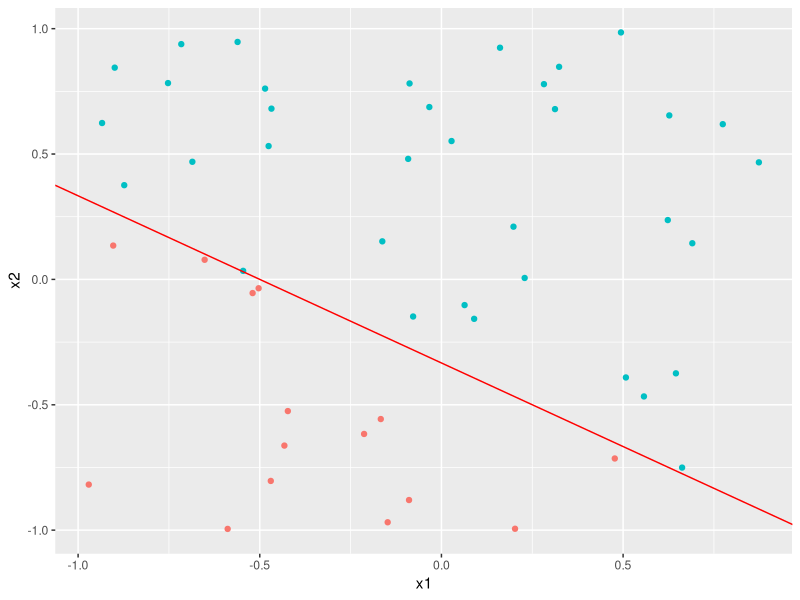
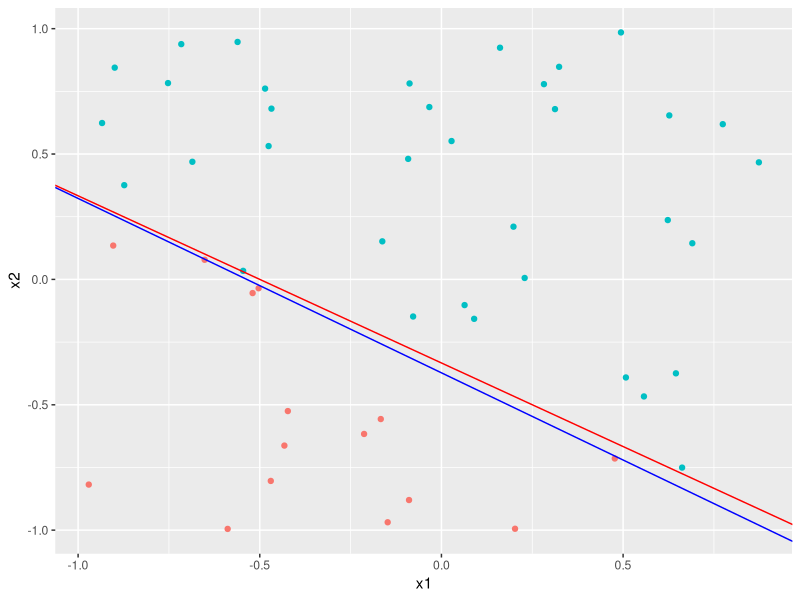

Generate these figures, in order, with R:
####PERCEPTRON LEARNING ALGORITHM####

#Algorithm:
# 1) w1x1 + w2x2 + w3.1 = 0
# 2) Start with any w = (w1,w2,w3)
# 3) Choose a sample point (x,y) which is misclassified by W
# 4) Update W := W + y*x
# 5) Repeat 3,4 till number of missclassified points is 0 

#The line is a.x1 + b.x2 + c.1 =0. For eg. 2 x + 3 y + 1 =0
#Slope = -a/b
#Intercept = -c/b

#Creating a sample dataset with 50 data points randomly chosen from a uniform distribution.
#The dataset has 3 predictor variables x1 and x2.
D <- data.frame(x1 = runif(50, min = -1, max = 1),
                x2 = runif(50, min = -1, max = 1))

#The target function f. 
w=cbind(2,3,1) 

#Creating the chosen function g(x) as defined in lecture notes. sign(∑w_i.a_i)
#The function returns a 1 or a -1. 
g<-function(x, w) {
  return(sign(w[1]*x$x1 + w[2]*x$x2 + w[3]))  
}

#Assignning labels to the sample dataset and storing it in the vector y1. 
y1<-g(D,w)

#Binding together the data points with their respective true labels. 
D<-cbind(D,y1) 

#Plotting the data points and the target function f. 
library(ggplot2)
p_f=ggplot(data=D, aes(x = x1, y = x2, col =as.factor(y1)))+
  geom_point()+
  geom_abline(slope = -w[1]/w[2], intercept = -w[3]/w[2], colour="red")+
  theme(legend.position = "none")
p_f

#Starting with step 2) of the algorithm. 
iter <- 0
w <- cbind(0, 0, 1) 

#Loop to repeatedly perform steps 3) and 4) of the algorithm 
repeat {
  y_pred <- g(D, w) # new labels predicted by w
  D_mis <- subset(D, y1 != y_pred) # misclassified points
  if(nrow(D_mis) == 0)
    break
  x_t <- D_mis[1, ] # select the first misclassified point
  w <- w + c(x_t$x1, x_t$x2,1) * x_t$y1 # PLA updation rule
  iter <- iter + 1
}
#2.01x+3.2y+1=0

#Plotting the target function f(p_f) and the constructed function g(p_g)
p_g=p_f+ geom_abline(slope = -w[1]/w[2], intercept = -w[3]/w[2], colour="blue")
p_g
